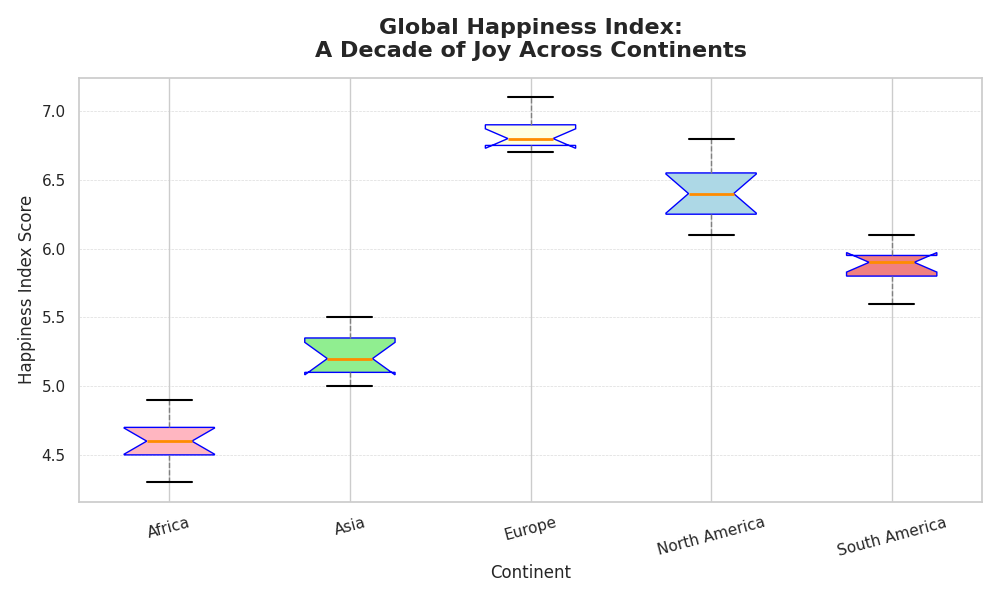

Recreate this plot in Python.
import matplotlib.pyplot as plt

# Data: Happiness Index Scores for Different Continents (2010-2020)
happiness_scores_africa = [4.3, 4.5, 4.7, 4.6, 4.8, 4.4, 4.9, 4.6, 4.7, 4.5, 4.6]
happiness_scores_asia = [5.1, 5.2, 5.0, 5.4, 5.3, 5.2, 5.1, 5.3, 5.4, 5.0, 5.5]
happiness_scores_europe = [6.7, 6.8, 6.9, 6.8, 6.7, 6.9, 7.0, 6.8, 6.9, 6.7, 7.1]
happiness_scores_north_america = [6.1, 6.3, 6.2, 6.5, 6.4, 6.5, 6.2, 6.6, 6.7, 6.8, 6.4]
happiness_scores_south_america = [5.8, 5.7, 5.9, 5.8, 5.9, 6.0, 5.6, 6.1, 5.9, 5.8, 6.0]

# Combine data
data = [
    happiness_scores_africa,
    happiness_scores_asia,
    happiness_scores_europe,
    happiness_scores_north_america,
    happiness_scores_south_america
]

# Labels for the continents
labels = ['Africa', 'Asia', 'Europe', 'North America', 'South America']

# Create the figure and axis
fig, ax = plt.subplots(figsize=(10, 6))

# Define a list of shuffled colors
shuffled_colors = ['lightpink', 'lightgreen', 'lightyellow', 'lightblue', 'lightcoral']

# Boxplot with enhanced visuals
boxplot = ax.boxplot(
    data, 
    patch_artist=True, 
    notch=True, 
    vert=True, 
    boxprops=dict(color='blue'),  # Only color border
    whiskerprops=dict(color='gray', linestyle='--'),
    capprops=dict(color='black', linewidth=1.5),
    medianprops=dict(color='darkorange', linewidth=2),
    flierprops=dict(marker='o', color='red', markersize=5, alpha=0.5)
)

# Apply shuffled colors to each box
for patch, color in zip(boxplot['boxes'], shuffled_colors):
    patch.set_facecolor(color)

# Title and labels
ax.set_title("Global Happiness Index:\nA Decade of Joy Across Continents", fontsize=16, fontweight='bold', pad=15)
ax.set_xlabel("Continent", fontsize=12)
ax.set_ylabel("Happiness Index Score", fontsize=12)
ax.set_xticklabels(labels, fontsize=11, rotation=15)

# Grid for better readability
ax.yaxis.grid(True, linestyle='--', linewidth=0.5, alpha=0.7)

# Tight layout for clarity
plt.tight_layout()

# Show the plot
plt.show()
